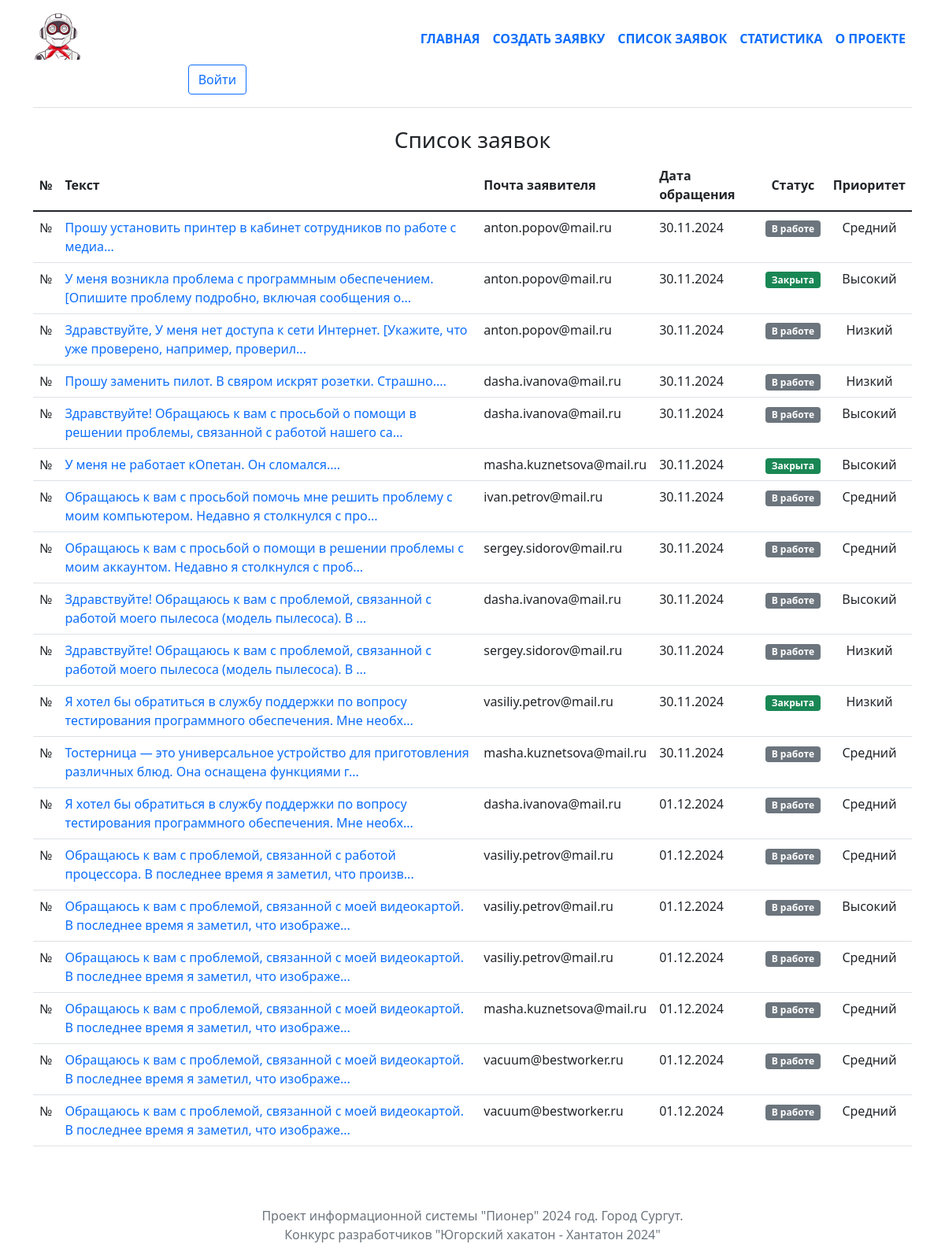
The page /tasks/ on the database as committed earlier.
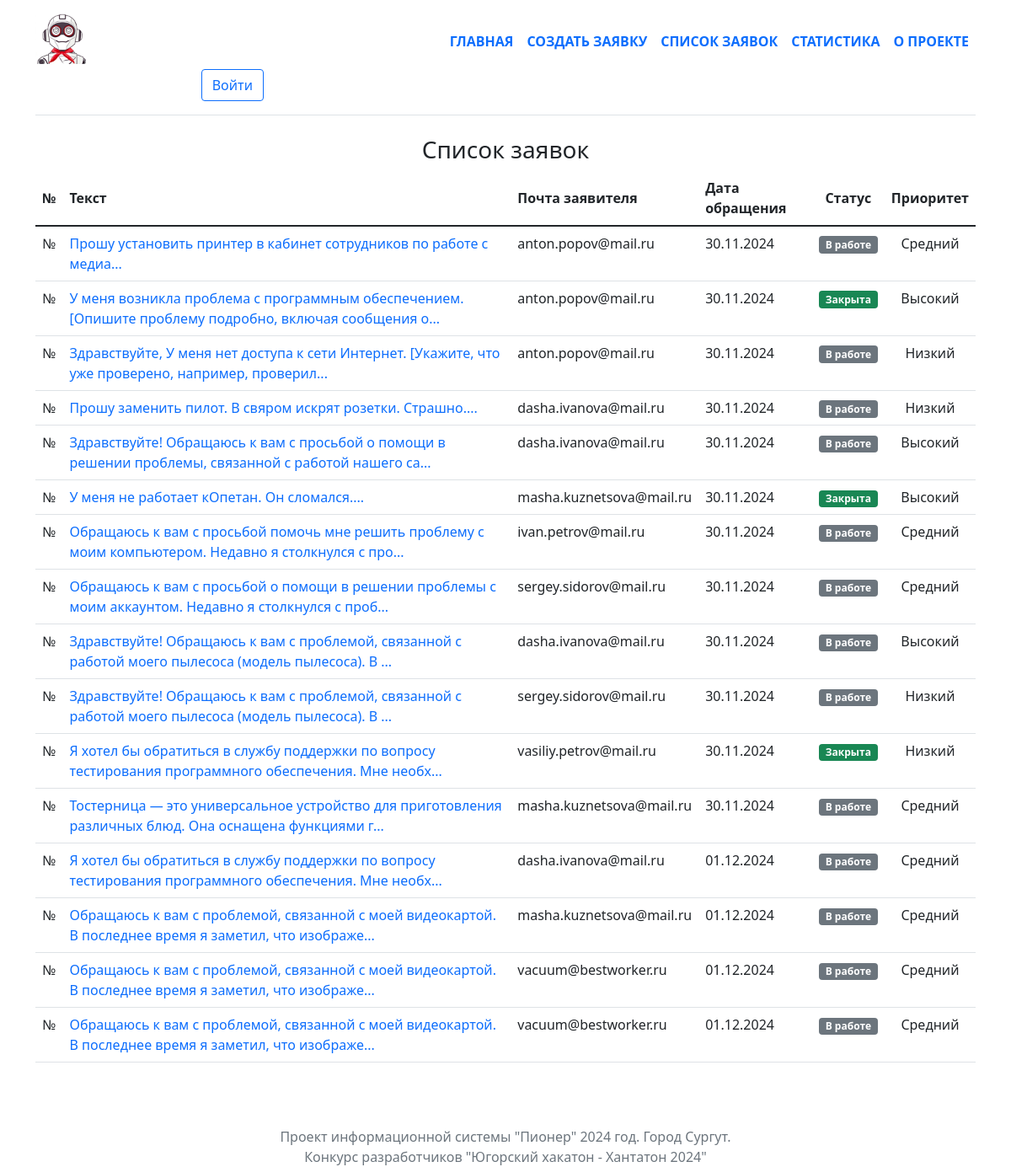
The same page on the database as committed later.
### tasks/models.py (models this page shows, shortened)
class Task(models.Model):
    title = models.CharField(max_length=1024, null=True)
    message = models.TextField()
    authors = models.CharField(max_length=1024)
    contractor = models.ForeignKey(User, on_delete=models.CASCADE, null=True)
    created = models.DateTimeField("date published", auto_now_add= True)
    closed = models.BooleanField(default=False)
    typetask = models.ForeignKey(TypeTask, on_delete=models.CASCADE, null=True)
    priority = models.ForeignKey(Priority, on_delete=models.CASCADE, null=True)
    def __str__(self):
        return self.message[:100] + '...'

class Priority(models.Model):
    level = models.CharField(max_length=50, null=True)

### tasks/views.py (the view)
# urls.py: path('tasks/', views.tasks_list, name='task list'),
def tasks_list(request):
    tasks_list_to_page = Task.objects.all()
    prior = [p.level for p in Priority.objects.all()]
    print(prior)
    print(type(prior))
    return render(request, 'tasks/task_list.html', {'task_list': tasks_list_to_page,
                                                    'prior': prior})

### tasks/templates/tasks/task_list.html
{% extends "tasks/base.html" %}
{% block content %}
    <div class="container">
        <div class="row">
            <div class="col-lg-12">
                <h3 class="text-center text">Список заявок</h3>
                {% if task_list %}
                 <table class="table table-hover">
                <thead class="table_bg">
                    <tr>
                        <th class="align-middle text-center" scope="col">№</th>
                        <th class="align-middle" scope="col">Текст</th>
                        <th class="align-middle" scope="col">Почта заявителя</th>
                        <th class="align-middle text-left" scope="col">Дата обращения</th>
                        <th class="align-middle text-center" scope="col">Статус</th>
                        <th class="align-middle text-center">Приоритет</th>
                    </tr>
                </thead>
                <tbody>
                    {% for task in task_list %}
                    <tr>
                        <td class="text-center">№</td>
                        <td><a class="text-decoration-none" href='/task/{{ task.id }}/'>{{ task }}</a></td>
                        <td>{{ task.authors }}</td>
                        <td class="text-right">{{ task.created|date:'d.m.Y' }}</td>
                        {% if task.closed %}
                            <td class="text-center"><span class="badge bg-success">Закрыта</span></td>
                        {% else %}
                            <td class="text-center"><span class="badge bg-secondary">В работе</span></td>
                        {% endif %}
                        <td class="text-center">{{ task.priority.level }}</td>
                    </tr>
                    {% endfor %}
                </tbody>
                </table>
                {% else %}
                <div class="list-group">
                    <p>Список заявок пуст</p>
                </div>
                {% endif %}
            </div>
        </div>
    </div>
{% endblock %}

### tasks/templates/tasks/base.html (shortened to what this page needs)
{% load static %}
<!DOCTYPE html>
<html lang="en">
<head>
    <link href="https://cdn.jsdelivr.net/npm/bootstrap@5.1.3/dist/css/bootstrap.min.css" rel="stylesheet">
</head>
<div class="container">
    <header class="d-flex flex-wrap align-items-center justify-content-center justify-content-md-between py-3 mb-4 border-bottom">
      <div class="col-md-3 mb-2 mb-md-0">
        <a href="/" class="d-inline-flex link-body-emphasis text-decoration-none">
            <img src="{% static 'images/logo.png' %}" height="60" alt="logo">
        </a>
      </div>
      <ul class="nav col-12 col-md-auto mb-2 justify-content-center mb-md-0">
        <li><a href="/" class="nav-link px-2 text-uppercase fw-bolder">Главная</a></li>
        <li><a href="/new" class="nav-link px-2 text-uppercase fw-bolder">Создать заявку</a></li>
        <li><a href="/tasks" class="nav-link px-2 text-uppercase fw-bolder">Список заявок</a></li>
        <li><a href="/dashboard" class="nav-link px-2 text-uppercase fw-bolder">Статистика</a></li>
        <li><a href="/about" class="nav-link px-2 text-uppercase fw-bolder">О проекте</a></li>
      </ul>
      <div class="col-md-3 text-end">
          <a href="/admin" class="btn btn-outline-primary me-2">Войти</a>
      </div>
    </header>
  </div>
<body>
{% block content %}
{% endblock %}
<footer>
    <div class="container">
        <div class="row">
            <div class="col-12 footer text-center text-secondary" style="height:50px; margin-top:50px">
                Проект информационной системы "Пионер" 2024 год. Город Сургут.
                <p>Конкурс разработчиков "Югорский хакатон - Хантатон 2024"</p>
            </div>
        </div>
    </div>
</footer>
</body>
</html>

Rows that differ between the two databases and show on the page:
removed Task: message "Обращаюсь к вам с проблемой, связанной с работой процессора. В последнее время я заметил, что произв...", authors "vasiliy.petrov@mail.ru", created "01.12.2024", closed "В работе", priority.level "Средний"
removed Task: message "Обращаюсь к вам с проблемой, связанной с моей видеокартой. В последнее время я заметил, что изображе...", authors "vasiliy.petrov@mail.ru", created "01.12.2024", closed "В работе", priority.level "Высокий"
removed Task: message "Обращаюсь к вам с проблемой, связанной с моей видеокартой. В последнее время я заметил, что изображе...", authors "vasiliy.petrov@mail.ru", created "01.12.2024", closed "В работе", priority.level "Средний"
